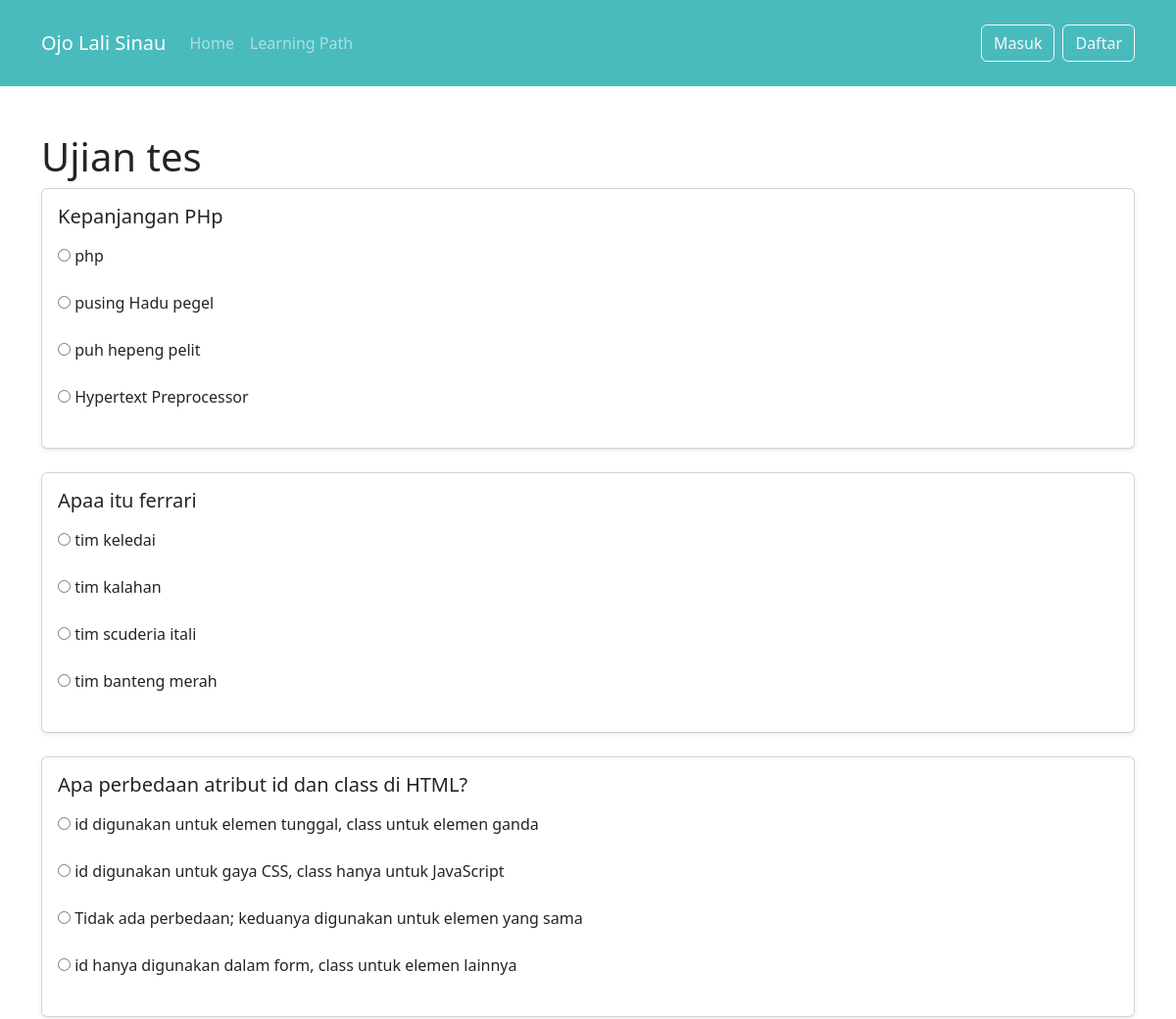
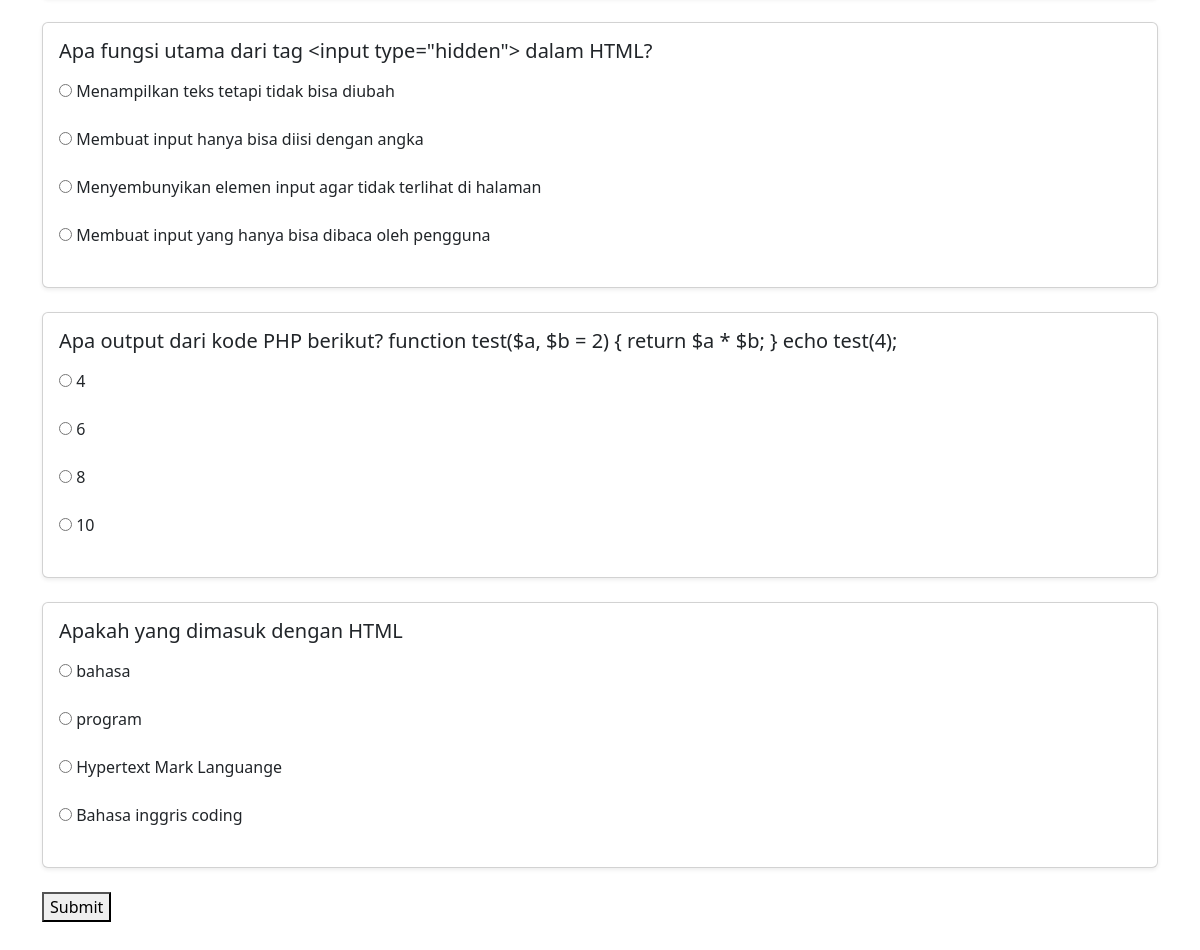
Screenshot of /Ujian/temp/ujian.php with the database file from the repository (2 pictures, top to bottom).
### tables this page shows
CREATE TABLE `questions` (
  `id` int(11) NOT NULL,
  `question_text` text NOT NULL,
  `correct_answer` varchar(255) NOT NULL
);

CREATE TABLE `answers` (
  `id` int(11) NOT NULL,
  `question_id` int(11) NOT NULL,
  `answer_text` varchar(255) NOT NULL
);

### Ujian/temp/ujian.php (the view, shortened to what this page needs)
<?php
include __DIR__ . '/../config.php';
$result = $db->query("SELECT * FROM questions");
if (isset($_SESSION['user_name'])) {
    $nama = $_SESSION['user_name'];
} else {
    $nama = "Tamu";
}
?>
<!DOCTYPE html>
<html lang="en">
<head>
    <link href="https://cdn.jsdelivr.net/npm/bootstrap@5.3.3/dist/css/bootstrap.min.css" rel="stylesheet">
</head>
<body>
<nav class="navbar navbar-expand-lg navbar-dark" style="background-color: #49BBBD;">
    <div class="container py-3">
        <a class="navbar-brand me-3" href="index.php">Ojo Lali Sinau</a>
        <div class="navbar-nav">
            <a class="nav-link" href="../index.php">Home</a>
            <a class="nav-link" href="../learning.php">Learning Path</a>
        </div>
        <div class="ms-auto d-flex">
            <?php if (isset($_SESSION['user_id'])): ?>
                <span class="navbar-text me-2">Selamat Datang, <strong><?php echo htmlspecialchars($nama); ?></strong></span>
                <a class="btn btn-outline-light" href="logout.php">Logout</a>
            <?php else: ?>
                <a class="btn btn-outline-light me-2" href="form-masuk.php">Masuk</a>
                <a class="btn btn-outline-light" href="form-daftar.php">Daftar</a>
            <?php endif; ?>
        </div>
    </div>
</nav>
<body>
    <div class="container mt-5 mb-5">
    <h1>Ujian tes</h1>
    <form method="POST" action="jawaban_ujian.php">
        <?php while ($row = $result->fetch_assoc()): ?>
            <div class="card p-3 mb-4 shadow-sm">
            <h5 class="mb-3"><?php echo htmlspecialchars($row['question_text']); ?></h5>
                <?php
                $answers = $db->query("SELECT * FROM answers WHERE question_id=" . $row['id']);
                while ($answer = $answers->fetch_assoc()): ?>
                    <label>
                        <input type="radio" name="question_<?php echo $row['id']; ?>" value="<?php echo $answer['answer_text']; ?>">
                        <?php echo $answer['answer_text']; ?>
                    </label><br>
                <?php endwhile; ?>
            </div>
        <?php endwhile; ?>
        <button type="submit">Submit</button>
    </form>
</body>
</html>

### rows the page displays
questions: question_text "Kepanjangan PHp"
answers: answer_text "php"
answers: answer_text "pusing Hadu pegel"
answers: answer_text "puh hepeng pelit"
answers: answer_text "Hypertext Preprocessor"
questions: question_text "Apaa itu ferrari"
answers: answer_text "tim keledai"
answers: answer_text "tim kalahan"
answers: answer_text "tim scuderia itali"
answers: answer_text "tim banteng merah"
questions: question_text "Apa perbedaan atribut id dan class di HTML?"
answers: answer_text "id digunakan untuk elemen tunggal, class untuk elemen ganda"
answers: answer_text "id digunakan untuk gaya CSS, class hanya untuk JavaScript"
answers: answer_text "Tidak ada perbedaan; keduanya digunakan untuk elemen yang sama"
answers: answer_text "id hanya digunakan dalam form, class untuk elemen lainnya"
questions: question_text "Apa fungsi utama dari tag <input type=\"hidden\"> dalam HTML?"
answers: answer_text "Menampilkan teks tetapi tidak bisa diubah"
answers: answer_text "Membuat input hanya bisa diisi dengan angka"
answers: answer_text "Menyembunyikan elemen input agar tidak terlihat di halaman"
answers: answer_text "Membuat input yang hanya bisa dibaca oleh pengguna"
questions: question_text "Apa output dari kode PHP berikut? function test($a, $b = 2) { return $a * $b; } echo test(4);"
answers: answer_text "4"
answers: answer_text "6"
answers: answer_text "8"
answers: answer_text "10"
questions: question_text "Apakah yang dimasuk dengan HTML"
answers: answer_text "bahasa"
answers: answer_text "program"
answers: answer_text "Hypertext Mark Languange"
answers: answer_text "Bahasa inggris coding"
